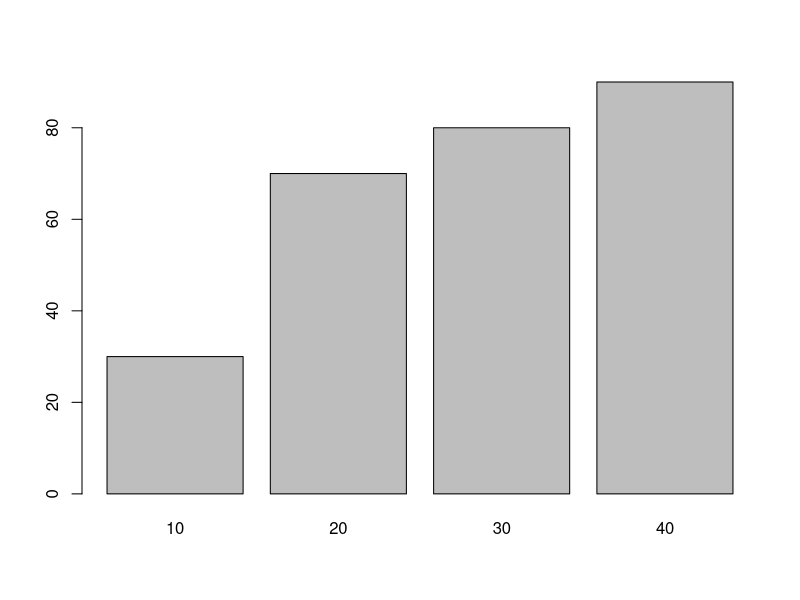
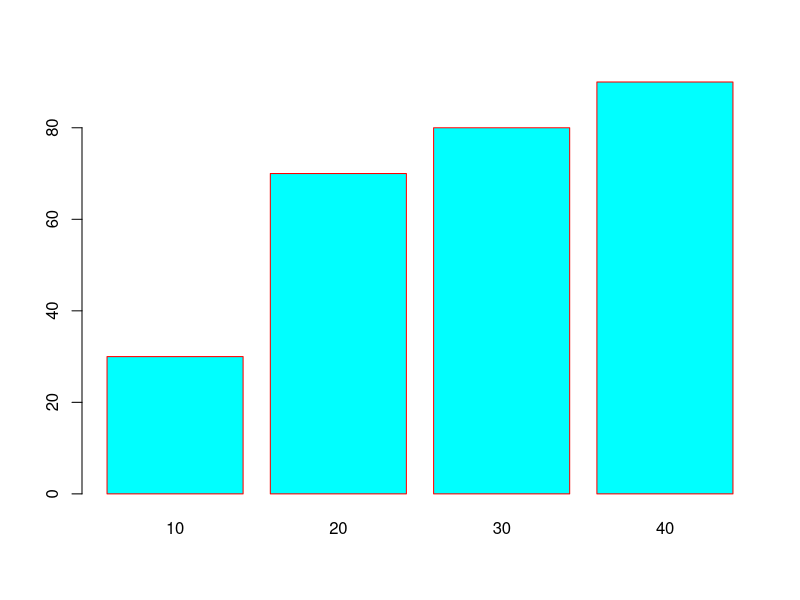
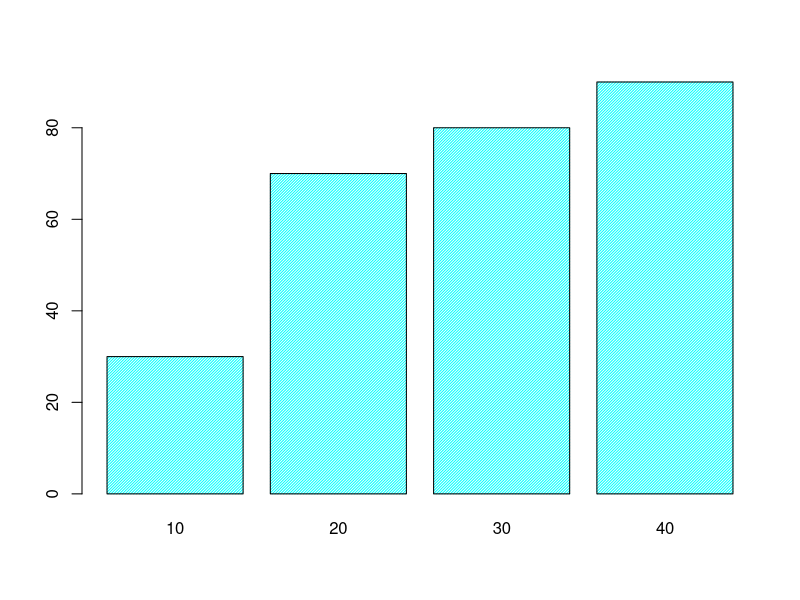
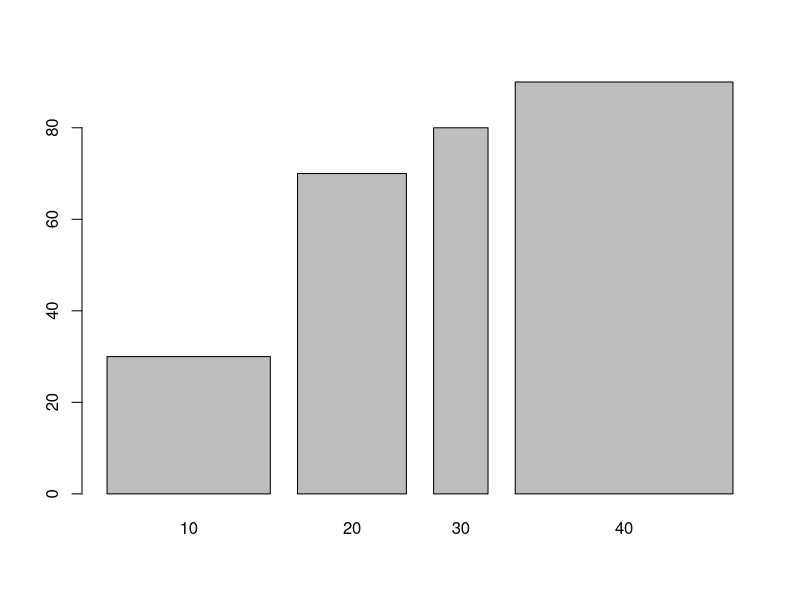
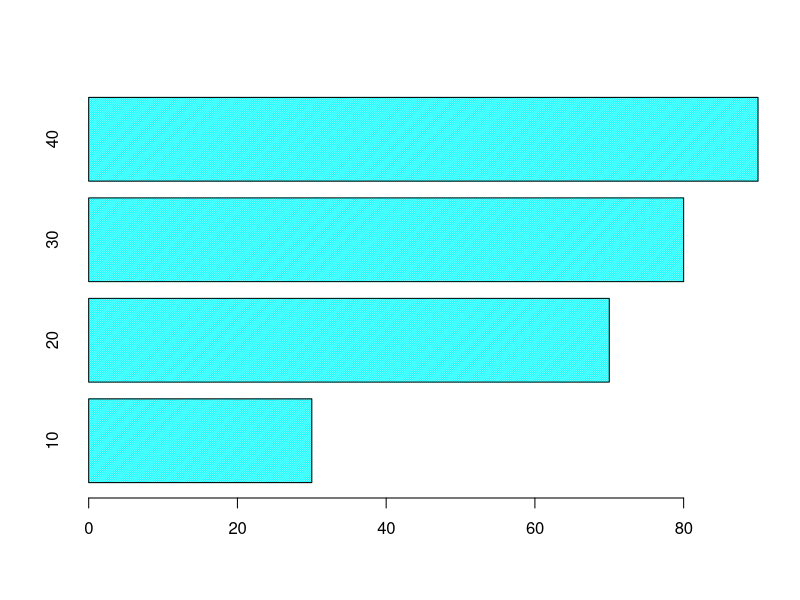

Recreate these plots in R, in order.
# Bar Chart

x <- c(10,20,30,40)
y <- c(30,70,80,90)
barplot(y, names.arg = x)

# change color of bar chart
barplot(y, names.arg = x, col = '#00ffff', border='red')

# change the density of bar chart
barplot(y, names.arg = x, col = '#00ffff', density = 50)

# change width of the bar chart
barplot(y, names.arg = x, width = c(3,2,1,4))

# display data horizontally
barplot(y, names.arg=x, horiz = TRUE, col='cyan', density = 75)

